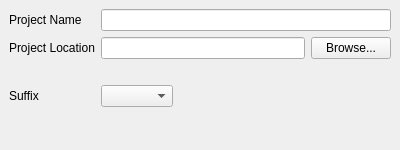
<?xml version="1.0" encoding="UTF-8"?>
<ui version="4.0">
 <class>NewProjectWidget</class>
 <widget class="QWidget" name="NewProjectWidget">
  <property name="geometry">
   <rect>
    <x>0</x>
    <y>0</y>
    <width>400</width>
    <height>150</height>
   </rect>
  </property>
  <property name="windowTitle">
   <string>Form</string>
  </property>
  <layout class="QVBoxLayout" name="verticalLayout">
   <property name="leftMargin">
    <number>0</number>
   </property>
   <property name="topMargin">
    <number>0</number>
   </property>
   <property name="rightMargin">
    <number>0</number>
   </property>
   <property name="bottomMargin">
    <number>0</number>
   </property>
   <item>
    <widget class="QWidget" name="project" native="true">
     <layout class="QFormLayout" name="formLayout">
      <item row="0" column="0">
       <widget class="QLabel" name="label">
        <property name="text">
         <string>Project Name</string>
        </property>
       </widget>
      </item>
      <item row="0" column="1">
       <widget class="QLineEdit" name="projectName">
        <property name="enabled">
         <bool>true</bool>
        </property>
       </widget>
      </item>
      <item row="1" column="0">
       <widget class="QLabel" name="label_2">
        <property name="text">
         <string>Project Location</string>
        </property>
       </widget>
      </item>
      <item row="1" column="1">
       <layout class="QHBoxLayout" name="horizontalLayout">
        <item>
         <widget class="QLineEdit" name="projectLocation">
          <property name="enabled">
           <bool>true</bool>
          </property>
          <property name="toolTip">
           <string>The folder the new case directory is created inside. Type a path or press Browse.</string>
          </property>
         </widget>
        </item>
        <item>
         <widget class="QPushButton" name="select">
          <property name="text">
           <string>Browse...</string>
          </property>
         </widget>
        </item>
       </layout>
      </item>
      <item row="2" column="1">
       <layout class="QHBoxLayout" name="horizontalLayout_2">
        <property name="spacing">
         <number>0</number>
        </property>
        <item>
         <widget class="QLabel" name="locationDescription">
          <property name="foammeshTone" stdset="0">
           <string>muted</string>
          </property>
          <property name="text">
           <string/>
          </property>
         </widget>
        </item>
        <item>
         <widget class="QLabel" name="folderName">
          <property name="sizePolicy">
           <sizepolicy hsizetype="Expanding" vsizetype="Preferred">
            <horstretch>0</horstretch>
            <verstretch>0</verstretch>
           </sizepolicy>
          </property>
          <property name="text">
           <string/>
          </property>
         </widget>
        </item>
       </layout>
      </item>
      <item row="3" column="0">
       <widget class="QLabel" name="label_3">
        <property name="text">
         <string>Suffix</string>
        </property>
       </widget>
      </item>
      <item row="3" column="1">
       <layout class="QHBoxLayout" name="suffixField">
        <item>
         <widget class="QComboBox" name="suffix"/>
        </item>
        <item>
         <spacer name="horizontalSpacer">
          <property name="orientation">
           <enum>Qt::Orientation::Horizontal</enum>
          </property>
          <property name="sizeHint" stdset="0">
           <size>
            <width>40</width>
            <height>20</height>
           </size>
          </property>
         </spacer>
        </item>
       </layout>
      </item>
     </layout>
    </widget>
   </item>
   <item>
    <widget class="QLabel" name="validationMessage">
     <property name="foammeshStatus" stdset="0">
      <string>error</string>
     </property>
     <property name="text">
      <string/>
     </property>
    </widget>
   </item>
  </layout>
 </widget>
 <resources/>
 <connections/>
</ui>
